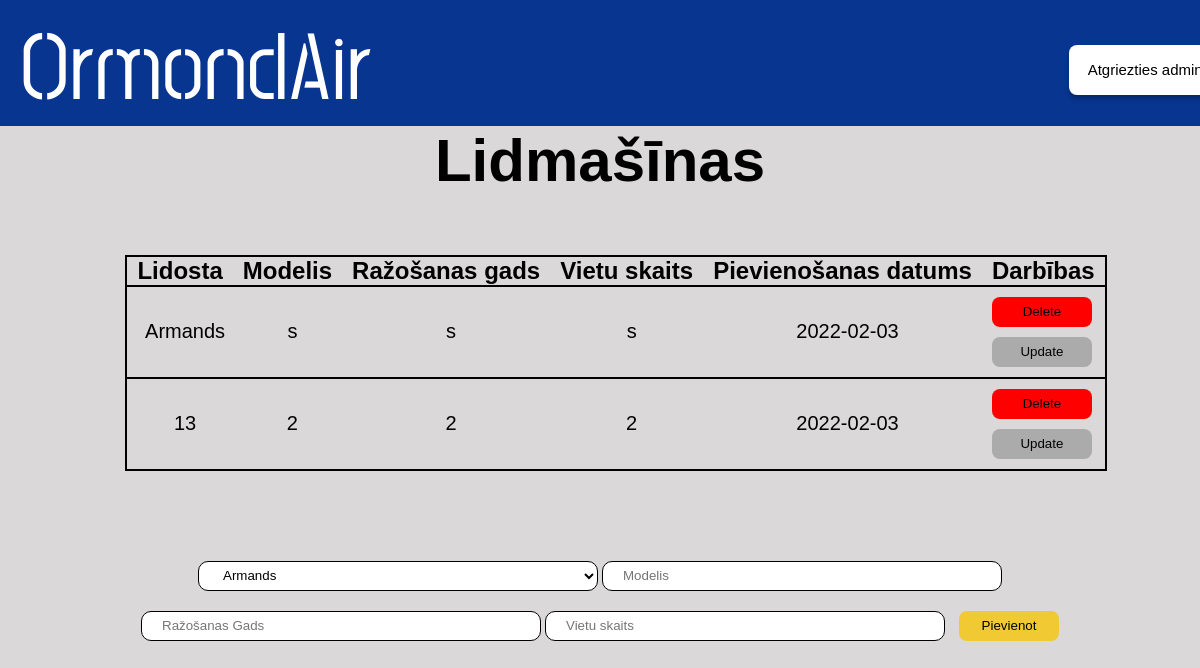
The page /admin/lidmasinas on the database as committed earlier.
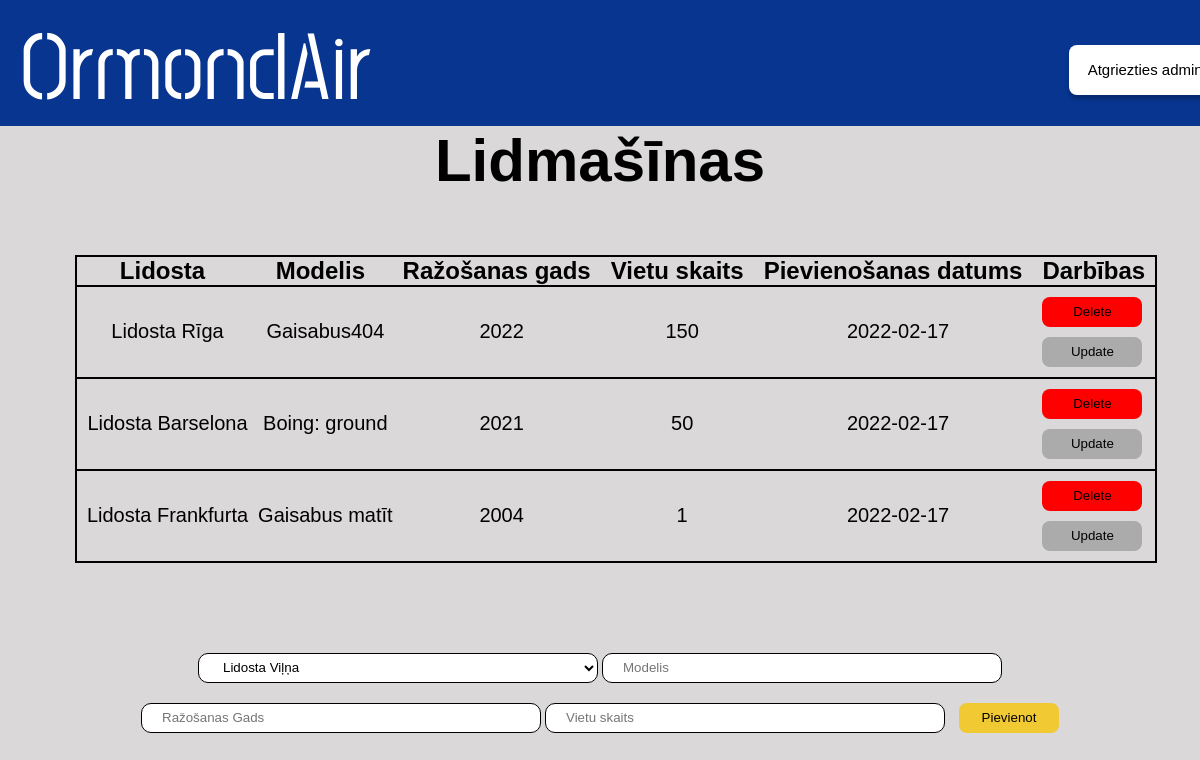
The same page on the database as committed later.
### main.py (models this page shows, shortened)
class Lidmasina(db.Model):
    id = db.Column(db.Integer, primary_key=True)
    content = db.Column(db.String(200), nullable=False)
    modelis = db.Column(db.String(200), nullable=False)
    razosanas_gads = db.Column(db.String(3), nullable=False)
    vietu_skaits = db.Column(db.String(200), nullable=False)
    date_created = db.Column(db.DateTime, default=datetime.utcnow)

### main.py (the view)
@app.route('/admin/lidmasinas', methods=['POST', 'GET'])
def lidmasina():
    if request.method == 'POST':
      new_lidmasina = Lidmasina(content=request.form['content'],modelis=request.form['modelis'], razosanas_gads=request.form['razosanas_gads'], vietu_skaits=request.form['vietu_skaits'])
      try:
        db.session.add(new_lidmasina)
        db.session.commit()
        return redirect('/admin/lidmasinas')
      except:
        return "Draugi nav labi!"
    else:
      lidostas = Lidosta.query.order_by(Lidosta.id).all()
      tasks = Lidmasina.query.order_by(Lidmasina.date_created).all()
      return render_template('adminlidmasinas.html', tasks=tasks, lidostas = lidostas)

### templates/adminlidmasinas.html (shortened to what this page needs)
<!DOCTYPE html>
<html lang="en">
  <head>
    <link href="/static/css/stylesheet.css" rel="stylesheet" />
  </head>
  <body>
    <div class="augsejaisBaneris">
      <a href="/"><h1 class="homePage">OrmondAir</h1></a>
      <a href="/admin"><button id="atgriezties_admin">Atgriezties admin</button></a>
    </div>
    <div class="apaksejaisBaneris">
      <h1 id="virsraksts">Lidmašīnas</h1>
      {% if tasks|length < 1 %}
      <h4 id="apaksraksts">Nav pievienota neviena lidmašīna! </h4>
      {% else %}
      <div class="tabulaBox">
        <table class="tabula">
          <tr class="tabula">
            <th class="teksts">Lidosta</th>
            <th class="teksts">Modelis</th>
            <th class="teksts">Ražošanas gads</th>
            <th class="teksts">Vietu skaits</th>
            <th class="teksts">Pievienošanas datums</th>
            <th class="teksts">Darbības</th>
          </tr>
          {% for task in tasks %}
            <tr class="tabula">
              <td class="dbteksts">{{ task.content }}</td>
              <td class="dbteksts">{{ task.modelis }}</td>
              <td class="dbteksts">{{ task.razosanas_gads }}</td>
              <td class="dbteksts">{{ task.vietu_skaits }}</td>
              <td class="dbteksts">{{ task.date_created.date() }}</td>
              <td>
                <a href="/delete_airplane/{{task.id}}"><button id=dzest>Delete</button></a>
                  <br>
                <a href="/update_lidmasinas/{{task.id}}"><button id=labot>Update</button></a>
              </td>
            </tr>
          {% endfor %}
        </table>
      </div>
      {% endif %}
      <form action="/admin/lidmasinas" method="POST" id="form">
        <select class="input" name="content" id="content" method="POST">
          {% for lidosta in lidostas %}
            <option value="{{lidosta.content}}">{{ lidosta.content }}</option>
          {% endfor %}
        </select>
        <input class="input" type="text" placeholder="Modelis" name="modelis" id="modelis" maxlength="50" required>
        <input class="input" type="text" placeholder="Ražošanas Gads" name="razosanas_gads" id="razosanas_gads" maxlength="4" required>
        <input class="input" type="text" placeholder="Vietu skaits" name="vietu_skaits" id="vietu_skaits" maxlength="4" required>
        <input type="submit" value="Pievienot" id="pievienot">
      </form>
    </div>
  </body>
</html>

### static/css/stylesheet.css (style rules this page uses)
body { background: rgba(186, 182, 182, 0.53); }
* { margin: 0; padding: 0; box-sizing: border-box; text-decoration: none; }
.augsejaisBaneris { position: absolute; left: 0%; right: 0%; top: 0%; bottom: 84.28%; background: #073590; }
.homePage { position: absolute; left: 0%; font-family: Post No Bills Colombo Medium; font-size: 96px; display: flex; margin-left: 20px; color: #ffffff; user-select: none; }
.apaksejaisBaneris { position: absolute; top: 15.72%; right: 0px; left: 0px; }
#atgriezties_admin { position: absolute; width: 152px; height: 50.63px; left: 89.1%; top: 35.4%; background: #ffffff; border-radius: 8px; box-shadow: 0px 4px 4px rgba(0, 0, 0, 0.25); border-style: none; font-family: Arial, Helvetica, sans-serif; font-size: 15px; cursor: pointer; }
#pievienot { width: 100px; height: 30px; background: #f1c933; border-radius: 8px; outline: none; cursor: pointer; border: 1px solid transparent; margin-left: 10px; }
.teksts { font-family: Arial, Helvetica, sans-serif; font-size: 24px; color: #000000; padding-left: 10px; padding-right: 10px; }
.input { background: #ffffff; border: 1px solid #000000; box-sizing: border-box; border-radius: 10px; outline: none; padding-left: 20px; padding-right: 20px; width: 400px; height: 30px; margin-top: 10px; margin-bottom: 10px; }
#dzest { width: 100px; height: 30px; background: #ff0000; border-radius: 8px; outline: none; cursor: pointer; border: 1px solid transparent; margin-top: 10px; margin-left: 10px; }
#labot { width: 100px; height: 30px; background: #ababab; border-radius: 8px; outline: none; cursor: pointer; border: 1px solid transparent; margin-top: 10px; margin-left: 10px; margin-bottom: 10px; }
.dbteksts { text-align: center; font-family: Arial, Helvetica, sans-serif; font-size: 20px; color: #000000; padding-left: 10px; }
#virsraksts { text-align: center; font-family: Arial, Helvetica, sans-serif; font-size: 60px; color: #000000; }
.tabula { border-collapse: collapse; border: solid 2px #000000; margin-left: auto; margin-right: auto; margin-top: 40px; margin-bottom: 40px; }
#form { text-align: center; }
.tabulaBox { display: block; max-height: 500px; width: 96%; overflow: auto; margin-top: 20px; margin-left: 40px; margin-bottom: 40px; }

Rows that differ between the two databases and show on the page:
removed Lidmasina: content "Armands", modelis "s", razosanas_gads "s", vietu_skaits "s", date_created "2022-02-03"
removed Lidmasina: content "13", modelis "2", razosanas_gads "2", vietu_skaits "2", date_created "2022-02-03"
added Lidmasina: content "Lidosta Rīga", modelis "Gaisabus404", razosanas_gads "2022", vietu_skaits "150", date_created "2022-02-17"
added Lidmasina: content "Lidosta Barselona", modelis "Boing: ground", razosanas_gads "2021", vietu_skaits "50", date_created "2022-02-17"
added Lidmasina: content "Lidosta Frankfurta", modelis "Gaisabus matīt", razosanas_gads "2004", vietu_skaits "1", date_created "2022-02-17"
Other text that changed with them:
form field content: "Armands" → "Lidosta Viļņa"
